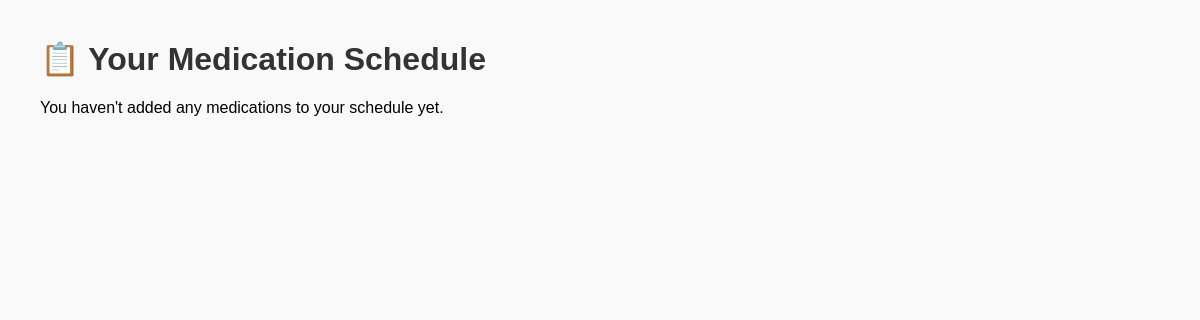
Before: /view_schedule (signed in) with the older database file.
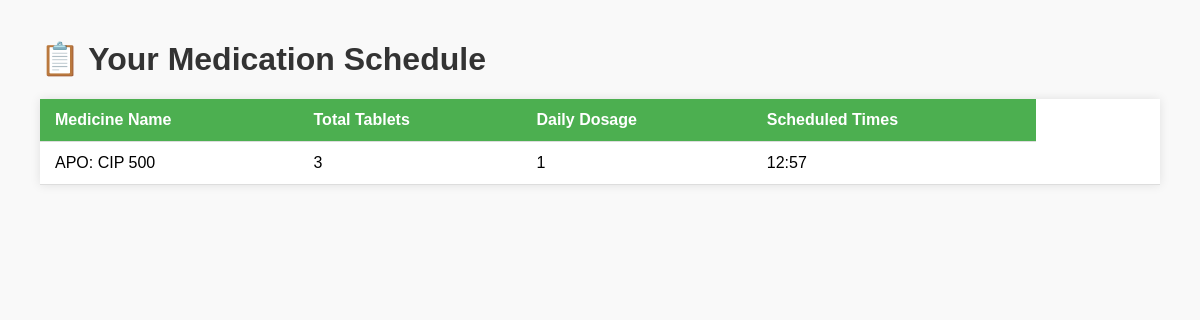
After: the same page with the newer database file.
### auth/routes.py (models this page shows)
class MedicationSchedule(db.Model):
    id = db.Column(db.Integer, primary_key=True)
    user_email = db.Column(db.String, nullable=False)
    medicine_name = db.Column(db.String, nullable=False)
    total_pills = db.Column(db.Integer, nullable=False)
    pills_per_day = db.Column(db.Integer, nullable=False)
    time_of_day = db.Column(db.String, nullable=False)  # e.g. "08:00, 20:00"
    start_date = db.Column(db.Date, nullable=False, default=date.today)
    notes = db.Column(db.Text)
    user_id = db.Column(db.Integer, db.ForeignKey('user.id'), nullable=False)  # ✅ this is critical

### pill_identifier/app.py (the view)
@pill_bp.route("/view_schedule" , methods=["GET"])
def view_schedule():
    if "email" not in session:
        return redirect(url_for("auth.login"))
    user = User.query.filter_by(email=session["email"]).first()
    if not user:
        return "User not found", 404
    schedules = MedicationSchedule.query.filter_by(user_id=user.id).all()
    return render_template("view_schedule.html", schedules=schedules)

### templates/view_schedule.html (shortened to what this page needs)
<!DOCTYPE html>
<html lang="en">
  <head>
  </head>
  <body>
    <h1>📋 Your Medication Schedule</h1>
    {% if schedules %}
    <table>
      <thead>
        <tr>
          <th>Medicine Name</th>
          <th>Total Tablets</th>
          <th>Daily Dosage</th>
          <th>Scheduled Times</th>
        </tr>
      </thead>
      <tbody>
        {% for schedule in schedules %}
        <tr>
          <td>{{ schedule.medicine_name }}</td>
          <td>{{ schedule.total_pills }}</td>
          <td>{{ schedule.pills_per_day }}</td>
          <td>{{ schedule.time_of_day }}</td>
          <td>
          </td>
        </tr>
        {% endfor %}
      </tbody>
    </table>
    {% else %}
    <p>You haven't added any medications to your schedule yet.</p>
    {% endif %}
  </body>
</html>

### templates/view_schedule.html (style rules this page uses)
body { font-family: Arial, sans-serif; margin: 40px; background-color: #f9f9f9; }
table { width: 100%; border-collapse: collapse; background: #fff; box-shadow: 0 0 10px rgba(0, 0, 0, 0.1); }
th, td { padding: 12px 15px; border-bottom: 1px solid #ddd; text-align: left; }
th { background-color: #4caf50; color: white; }
h1 { color: #333; }

Changed rows visible on the page:
now on this page (row edited): MedicationSchedule: medicine_name "APO: CIP 500", total_pills "3", pills_per_day "1", time_of_day "12:57"
Other visible differences:
text no longer shown: "You haven't added any medications to your schedule yet."
text now shown: "Medicine Name Total Tablets Daily Dosage Scheduled Times"
